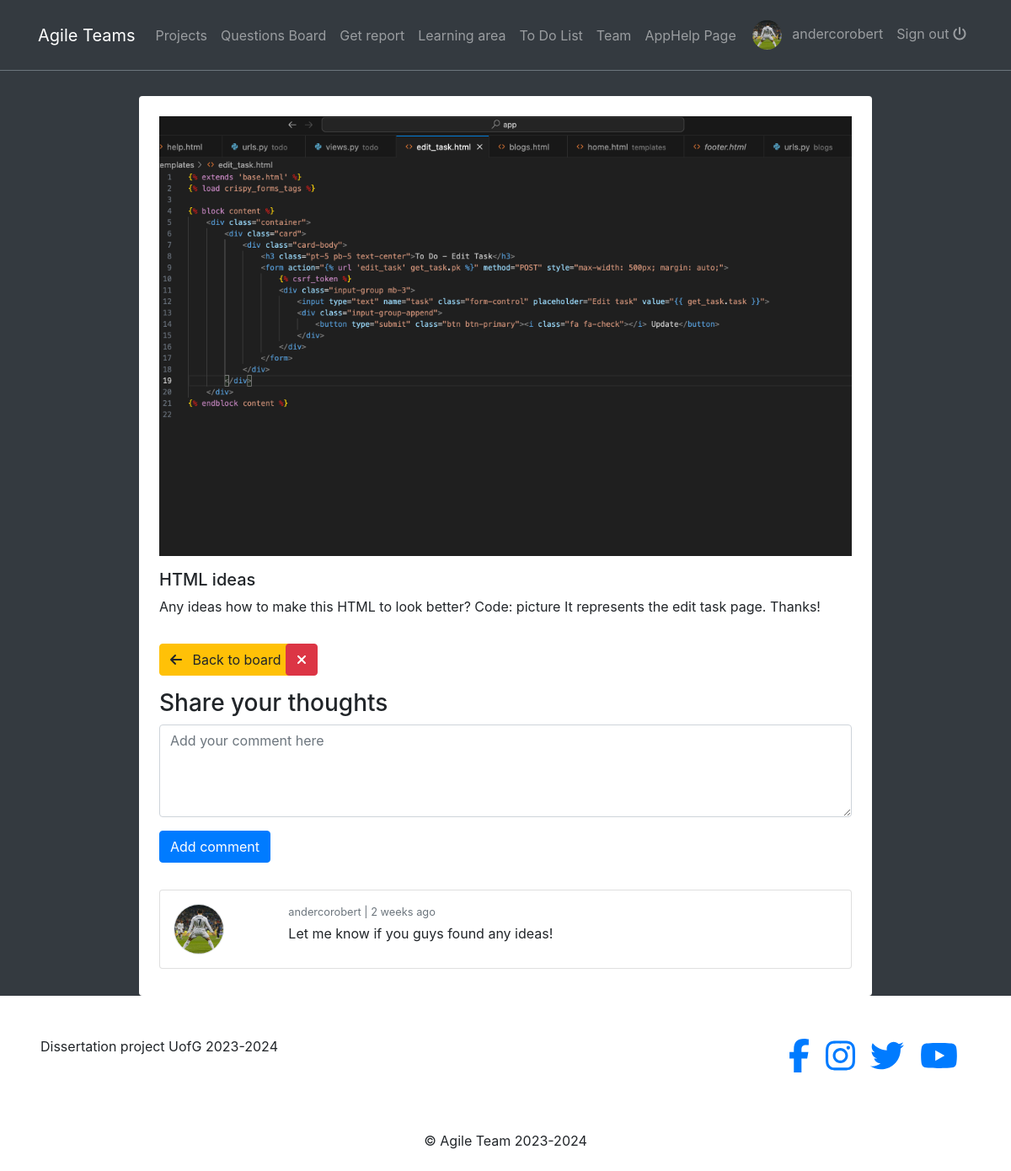
The page /posts/25/detail/ (signed in) on the database its author committed.
### posts/models.py (models this page shows, shortened)
class Post(models.Model):
    author = models.ForeignKey(Profile, on_delete=models.CASCADE)
    liked = models.ManyToManyField(Profile, related_name="liked", blank=True)
    updated = models.DateTimeField(auto_now=True)
    created = models.DateTimeField(auto_now_add=True)

class GeneralPost(Post):
    title = models.CharField(max_length=200)
    description = models.CharField(max_length=300)
    image = models.ImageField(upload_to=get_upload_path, blank=True, validators=[FileExtensionValidator(['png','jpg', 'jpeg'])])

class Comment(models.Model):
    user = models.ForeignKey(Profile, on_delete=models.CASCADE)
    post = models.ForeignKey(GeneralPost, on_delete=models.CASCADE)
    body = models.TextField(max_length=300)
    created = models.DateTimeField(auto_now_add=True)
    class Meta:
        ordering = ('-created', )

### profiles/models.py (models this page shows)
class Profile(models.Model):
    user = models.OneToOneField(User, on_delete=models.CASCADE)
    bio = models.TextField()
    profile_picture = models.ImageField(upload_to=get_upload_path, default="uploads/profile/img/avatar.png", validators=[FileExtensionValidator(['png','jpg', 'jpeg'])])
    team = models.CharField(max_length=200)
    updated = models.DateTimeField(auto_now=True)
    created = models.DateTimeField(auto_now_add=True)
    def __str__(self):
        return "{}".format(self.user)

### posts/views.py (the view, shortened to what this page needs)
# urls.py: path('<pk>/detail/', GeneralDetailPost.as_view(), name='gp-detail'),
class GeneralDetailPost(LoginRequiredMixin, DetailView):
    model = GeneralPost
    template_name = 'posts/detail.html'
    def get_object(self, *args, **kwargs):
        pk = self.kwargs.get('pk')
        post_ = get_object_or_404(GeneralPost, pk=pk)
        return post_
    def get_context_data(self, **kwargs):
        context = super().get_context_data(**kwargs)
        context["form"] = CommentForm()
        return context

### posts/forms.py
class CommentForm(forms.ModelForm):
    body = forms.CharField(label='', widget=forms.Textarea(attrs={'rows':4, 'placeholder':'Add your comment here'}))
    class Meta:
        model = Comment
        fields = ('body', )

### blogs/context_processors.py (called while the page is built)
def get_categories(request):
    categories = Category.objects.all()
    return dict(categories=categories)

### profiles/context_processors.py (called while the page is built)
def profile_pic(request):
    if request.user.is_authenticated:
        user = request.user
        try:
            profile_obj = Profile.objects.get(user=user)
            pic = profile_obj.profile_picture
        except Profile.DoesNotExist:
            pic = None
        return {'picture':pic}
    return {}

def get_profile(request):
    if request.user.is_authenticated:
        user = request.user
        try:
            profile_obj = Profile.objects.get(user=user)
        except Profile.DoesNotExist:
            pic = None
        return {'profile':profile_obj}
    return {}

### posts/templates/posts/detail.html (shortened to what this page needs)
{% extends 'base.html' %}
{% load crispy_forms_tags %}
{% block content %}
<div class="col-9 mx-auto" style="margin-top: 70px;">
    <div class="bg-white p-4 rounded">
        {% if object.report %}
        Description: <br> {{object.problem_reported.description }}
        <br>
        <table class="tg">
        <tr>
            <th class="tg-ve35">Author</th>
            <th class="tg-wo29">{{ object.author }}</th>
        </tr>
        <tr>
            <td class="tg-wo29">Day</td>
            <td class="tg-wo29">{{ object.report.day }}</td>
        </tr>
        <tr>
            <td class="tg-wo29">Hour from</td>
            <td class="tg-wo29">{{ object.report.start_hour }}</td>
        </tr>
        <tr>
            <td class="tg-wo29">Hour to</td>
            <td class="tg-wo29">{{ object.report.end_hour }}</td>
        </tr>
            <tr>
            <td class="tg-wo29">Sprint / Project</td>
            <td class="tg-wo29">{{ object.report.product }} / {{ object.report.production_line }}</td>
        </tr>
            <tr>
            <td class="tg-wo29">Plan / Execution</td>
            <td class="tg-wo29">{{ object.report.plan }} / {{ object.report.execution }}</td>
        </tr>
        </table>
        <br>
        <strong>{{ object.problem_reported.category }}</strong>
        <br>
        <small class="text-muted">{{object.problem_reported.problem_id }}</small>
        <br>
        Cost: {{object.problem_reported.breakdown }} min
        <br>
    {% else %}
            {% if object.image %}
                <div class="mb-3"><img class="w-100" src="{{object.image.url}}"></div>
            {% endif %}
            <h5>{{object.title}}</h5>
            <p>{{object.description}}</p>
        {% endif %}
        <div class="row">
            <div class="col-2 my-3">
                <a href="{% url 'posts:post-list' %}">
                    <button class="btn btn-warning">
                        <i class="fas fa-arrow-left mr-2"></i> Back to board
                    </button>
                </a>
            </div>
            {% if not object.report and object.author.user == request.user %}
            <div class="col-2 my-3">
                <a href="{% url 'posts:gp-delete' object.pk %}">
                    <button class="btn btn-danger h-100 ml-2">
                        <i class="fas fa-times"> Delete</i>
                    </button>
                </a>
            </div>
        {% endif %}
        </div>
        {% if not object.report %}
            <h3>Share your thoughts</h3>
            <form action="" method="POST">
                {{ form|crispy }}
                <button class="btn btn-primary" type="submit">Add comment</button>
            </form>
            <br>
            <div id="comment-box">
                {% if object.comment_set.all %}
                    {% for c in object.comment_set.all %}
                        <div class="card p-3 my-2">
                            <div class="row">
                                <div class='col-2'>
                                    <img src="{{ c.user.profile_picture.url }}" width="60" height="60" class="rounded-circle border">
                                </div>
                                <div class='col-8'>
                                    <div class="text-muted small mb-1">{{c.user}} | {{ c.created|timesince }} ago</div>
                                    <div>{{ c.body }}</div>
                                </div>
                            </div>
                        </div>
                    {% endfor %}
                {% else %}
                    <h3>No comments yet</h3>
                {% endif %}
            </div>
        {% endif %}
    </div>
</div>
{% endblock content %}

### templates/navbar.html (shortened to what this page needs)
<nav class="navbar navbar-icon-top navbar-expand-lg navbar-dark bg-dark border-bottom border-secondary fixed-top py-3">
    <div class="container">
        <a class="navbar-brand" href="{% url 'help' %}">Agile Teams</a>
        <div class="collapse navbar-collapse" id="navbarSupportedContent">
            <ul class="navbar-nav mr-auto">
                <li class="nav-item">
                    <a class="nav-link" href="{% url "reports:home" %}">Projects</a>
                </li>
                <li class="nav-item">
                    <a class="nav-link" href="{% url "posts:post-list" %}">Questions Board</a>
                </li>
                <li class="nav-item">
                    <a class="nav-link" href="{% url "reports:select-view" %}">Get report</a>
                </li>
                <li class="nav-item">
                    <a class="nav-link" href="{% url 'home' %}">Learning area</a>
                </li>
                <li class="nav-item">
                    <a class="nav-link" href="{% url 'todo' %}">To Do List</a>
                </li>
                <li class="nav-item">
                    <a class="nav-link" href="{% url 'team' %}">Team</a>
                </li>
                <li class="nav-item">
                    <a class="nav-link" href="{% url 'help' %}">AppHelp Page</a>
                </li>
            </ul>
            <ul class='navbar-nav'>
                {% if request.user.is_authenticated %}
                <li class='nav-item'>
                    <a class='nav-link' href='{% url "profiles:profile-view" %}'>
                        <img src='{{picture.url}}' class='img-avatar' alt='profile picture'>
                        <span class='ml-2'> {{request.user}} </span>
                    </a>
                </li>
                <li class="nav-item">
                    <a class="nav-link" href="{% url 'account_logout' %}">
                        Sign out <i class="fas fa-power-off mt-2"></i>
                    </a>
                </li>
                {% else %}
                  <li class="nav-item">
                        <a class="nav-link" href="{% url 'account_login' %}">
                            Sign in <i class="fa fa-sign-in-alt"></i>
                        </a>
                    </li>
                {% endif %}
            </ul>
        </div>
    </div>
</nav>

### static_project/css/style.css (style rules this page uses)
.img-avatar { height: 35px; width: 35px; border-radius: 50%; }

### rows shown on the page
GeneralPost: image (picture), title "HTML ideas", description "Any ideas how to make this HTML to look better? Code: picture It represents the edit task page. Thanks!"
Comment: user.profile_picture (picture), user "andercorobert", created "2 weeks", body "Let me know if you guys found any ideas!"

### other values the page prints
{{ request.user }} "andercorobert"
